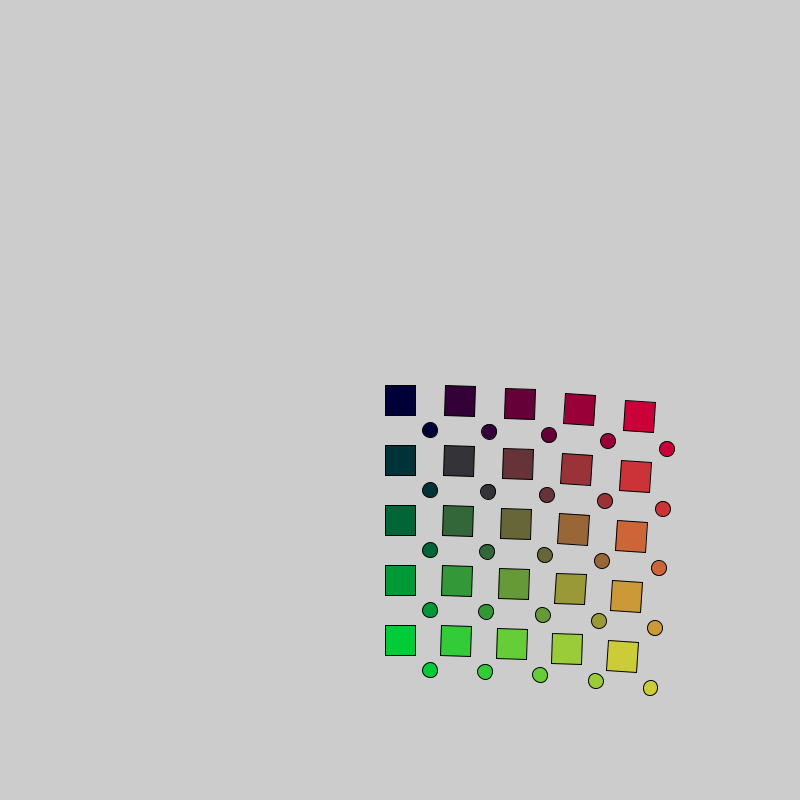
Frame 1 (no input)
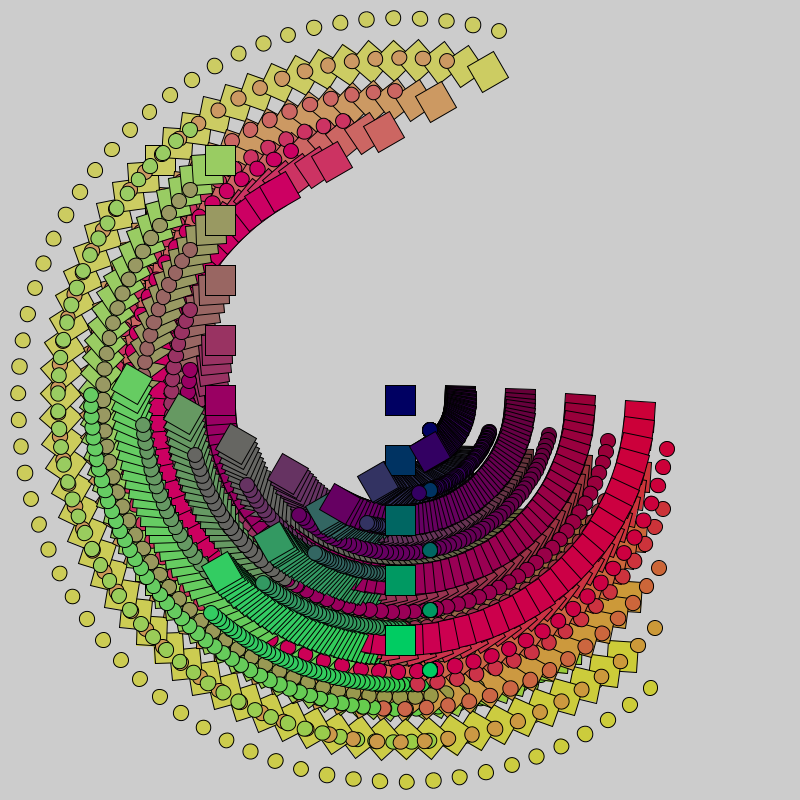
Frame 60 (the mouse pressed at the canvas centre just before this capture)
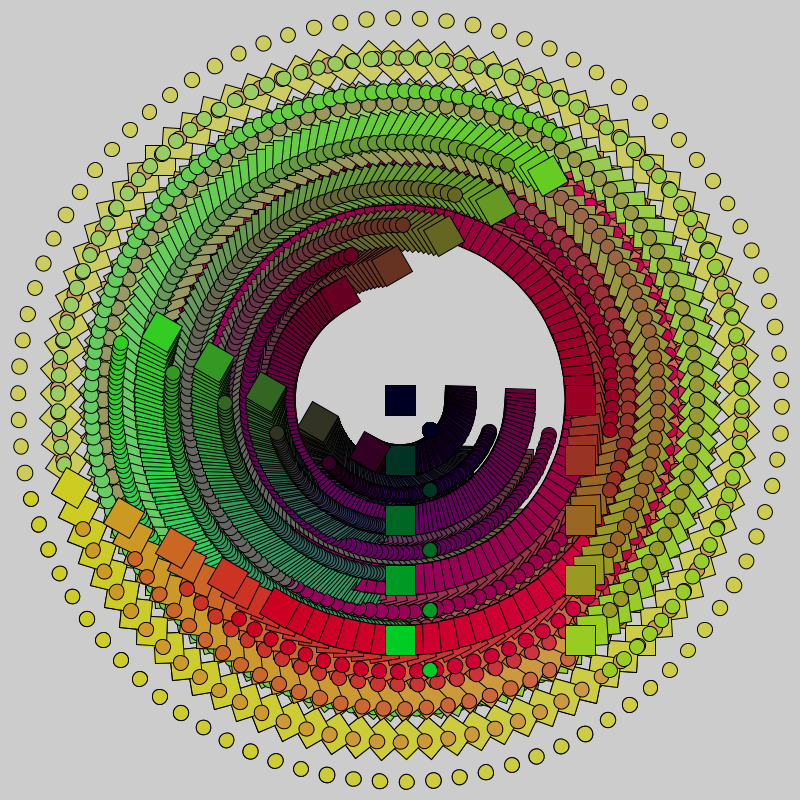
Frame 120 (the mouse held since frame 60 and released just before this capture)

The Processing sketch that drew these frames (run headless with seeded random() and noise(); from frame 60 on, the mouse is pressed at the canvas centre):

// Processing sketch: W5HW_SpinningFun
// ── W5HW_SpinningFun.pde
boolean up=false;
boolean down=false;
boolean left=false;
boolean right=false;
float x=400;
float y=400;
float oscillateBlue;
float angle;
float rate;
float amplitude;

void setup () {
  size (800, 800);
  rectMode (CENTER);
  angle = 0;
  rate = 0.03;
  amplitude = 100;
}

void draw () {
  //float spinSpeed;
  //background (255);
  
  angle += rate;
  oscillateBlue = map(sin(angle), -1, 1, 10, 100);
  pushMatrix();
  translate(x, y);
  for (int i=0; i<300; i+=60) {
    for (int j=0; j<300; j+=60) {
      float r, g, b;
      r=map(i, 0, 300, 0, 255);
      g=map(j, 0, 300, 0, 255);
      b=oscillateBlue;
      fill(r, g, b);

      rect(i, j, 30, 30);
      ellipse (i+30, j+30, 15, 15);
    }


    rotate (radians(frameCount));
  }

  popMatrix();
  if(up==true){
    y-=10;
  }
  
  if(down==true){
    y+=10;
  }
  if(right==true){
    x+=10;
  }
  if(left==true){
    x-=10;
  }
}


void keyPressed(){
  
   if (key == CODED) {
    if (keyCode == UP) {
      up=true;
    } else if (keyCode==RIGHT) {
    right=true;
    } else if (keyCode==LEFT) {
      left=true;
    } else if (keyCode==DOWN) {
      down=true;
    }
    
  }
}

void keyReleased (){
   if (key == CODED) {
    if (keyCode == UP) {
      up=false;
    } else if (keyCode==RIGHT) {
    right=false;
    } else if (keyCode==LEFT) {
      left=false;
    } else if (keyCode==DOWN) {
      down=false;
    }

  }
  
}

void mousePressed(){
  background(0);


}
